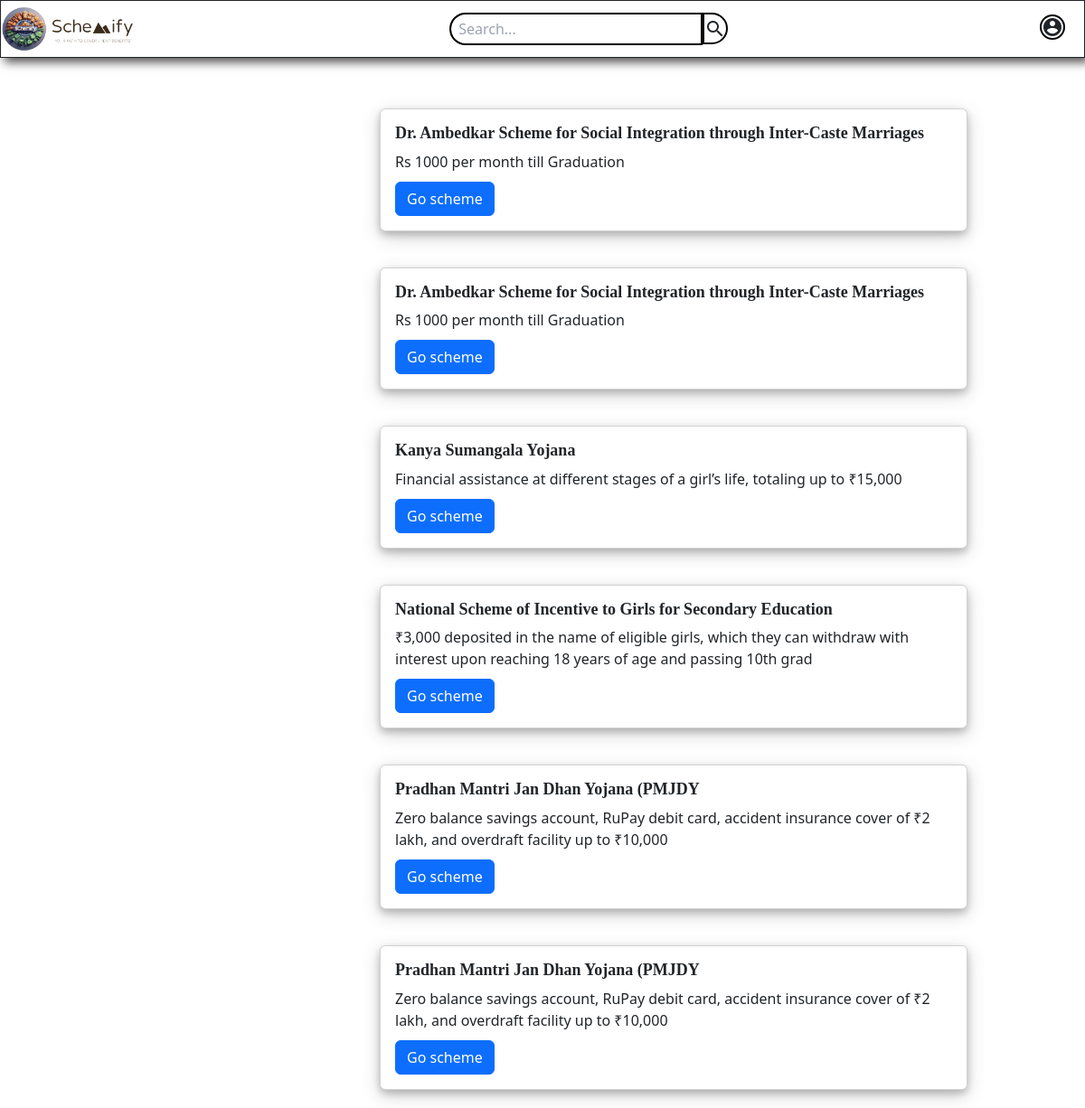
Screenshot of /viewSchemes with the database file from the repository.
### myapp/models.py (models this page shows, shortened)
class SchemeData(models.Model):
      scheme_name = models.CharField(max_length = 100)
      scheme_caste = models.CharField(max_length = 100)
      scheme_annualIncome = models.IntegerField()
      scheme_gender = models.CharField(max_length=100, default='All')
      scheme_age = models.IntegerField(default=1)
      scheme_Minage = models.IntegerField(default=1)
      scheme_education_level = models.CharField(max_length = 100, default='NAN')
      scheme_benefits = models.TextField(default='NAN')
      class Meta:
        ordering = ['scheme_name']

### myapp/views.py (the view)
# urls.py: path('viewSchemes', viewSchemes, name='viewschemes'),
def viewSchemes(request):
    schemes =  SchemeData.objects.all()
    if request.POST.get('search'):
        schemes = schemes.filter(scheme_name__icontains = request.POST.get('search'))
    context = {
        'schemes':schemes
    }
    return render(request, 'view_schemes.html',context)

### myapp/templates/view_schemes.html (shortened to what this page needs)
<!DOCTYPE html>
<html lang="en">
<head>
    {% load static %}
    <link href="{% static 'view.css' %}" rel="stylesheet" />
    <script src="https://cdn.tailwindcss.com"></script>
    <link rel="stylesheet" href="https://cdnjs.cloudflare.com/ajax/libs/font-awesome/6.5.1/css/all.min.css">
      <link href="https://cdn.jsdelivr.net/npm/bootstrap@5.3.3/dist/css/bootstrap.min.css" rel="stylesheet">
</head>
<body>
    <div>
      <form method="post">
        <div class="home-container">
          <div id="nav" class="home-header h-16 items-center">
            <div style="width: 150px;"><a href="/" class="size-full" ><img src="{% static 'Images/full logo.png' %}" class="rounded-full" alt=""></a></div>
            <span style="margin: 0 auto;" class="flex flex-shrink items-center searching">
                <input type="search" name="search" id="search" placeholder=" Search..." class="border-black border-solid border-2 rounded-l-full p-1 border-r-0" style=" width: 35vh;">
                <button type="button" name="search" class="material-icons bg-white rounded-r-full border-black border-l-0 border-2" style="height: 35.1px;">search</button>
            </span>
            <a href="/register" ><span class="material-icons mr-5 mb-0 mt-0 ml-0 border-black border-2 rounded-full">account_circle</span></a>
          </div>
            <div style="margin-top:100px; margin-left: 400px;">
              {% for scheme in schemes %}
              <div class="row">
                <div class="col-sm-6 mb-3 mb-sm-0">
                  <div class="card" style="margin: 20px; width: 650px;  box-shadow: 0 4px 8px 0 rgba(0, 0, 0, 0.2), 0 6px 20px 0 rgba(0, 0, 0, 0.19);">
                    <div class="card-body">
                      <h5 class="card-title" style="font-weight: bold; font-family:Cambria, Cochin, Georgia, Times, 'Times New Roman', serif;font-size: large;">{{scheme.scheme_name}}</h5>
                      <p class="card-text">{{scheme.scheme_benefits}}</p>
                      <a href="/schemeDetails/{{scheme.id}}" class="btn btn-primary" style="margin-top: 10px;">Go scheme</a>
                    </div>
                  </div>
                </div>
                {% endfor %}
              </div>
            </div>
        </div>
      </form>
</body>
</html>

### myapp/static/view.css (style rules this page uses)
.home-container { width: 100%; display: flex; overflow: auto; min-height: 100vh; align-items: center; flex-direction: column; }
.home-header { gap: 5px; width: 100%; display: flex; z-index: 100; position: fixed; flex-wrap: wrap; align-self: center; box-shadow: 5px 5px 10px 0px #575454; align-items: stretch; margin-left: 1px; border-color: var(--dl-color-gray-black); border-width: 1px; margin-right: 1px; padding-left: 1px; border-radius: var(--dl-radius-radius-radius4); margin-bottom: 2px; padding-right: 1px; animation-name: none; flex-direction: row; padding-bottom: 1px; animation-delay: 0s; justify-content:flex-start; background-color: #ffffff; animation-duration: 300ms; animation-direction: normal; animation-iteration-count: 1; animation-timing-function: ease; }
.home-header { animation: start 3s ease-in-out 1s 1 ; }

### rows the page displays
SchemeData: scheme_name "Dr. Ambedkar Scheme for Social Integration through Inter-Caste Marriages", scheme_benefits "Rs 1000 per month till Graduation"
SchemeData: scheme_name "Dr. Ambedkar Scheme for Social Integration through Inter-Caste Marriages", scheme_benefits "Rs 1000 per month till Graduation"
SchemeData: scheme_name "Kanya Sumangala Yojana", scheme_benefits "Financial assistance at different stages of a girl’s life, totaling up to ₹15,000"
SchemeData: scheme_name "National Scheme of Incentive to Girls for Secondary Education", scheme_benefits "₹3,000 deposited in the name of eligible girls, which they can withdraw with interest upon reaching 18 years of age and passing 10th grad"
SchemeData: scheme_name "Pradhan Mantri Jan Dhan Yojana (PMJDY", scheme_benefits "Zero balance savings account, RuPay debit card, accident insurance cover of ₹2 lakh, and overdraft facility up to ₹10,000"
SchemeData: scheme_name "Pradhan Mantri Jan Dhan Yojana (PMJDY", scheme_benefits "Zero balance savings account, RuPay debit card, accident insurance cover of ₹2 lakh, and overdraft facility up to ₹10,000"
